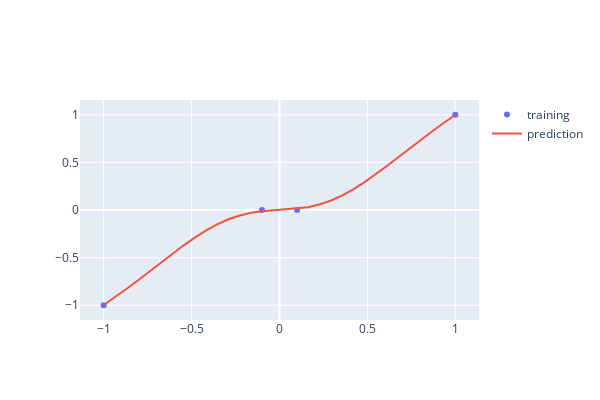
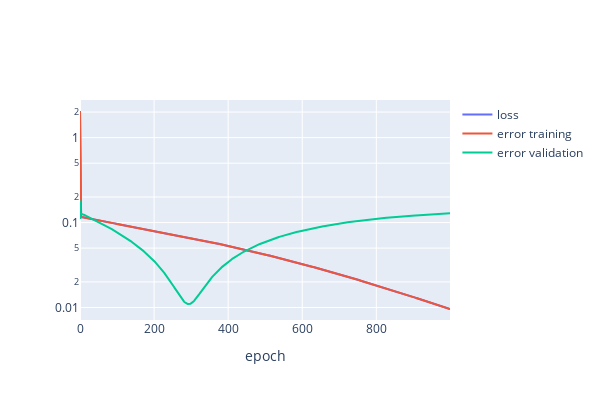

Here is the notebook cell these charts were saved with, in order:
### Code cell
dnn_val = keras.models.Sequential()
dnn_val.add(keras.layers.InputLayer(input_shape=1))
dnn_val.add(keras.layers.Dense(8, activation='tanh',
            kernel_initializer=tf.random_uniform_initializer(minval=-1.5, maxval=1.5)
            ))
dnn_val.add(keras.layers.Dense(1, activation="linear",
            kernel_initializer=tf.random_uniform_initializer(minval=-1.5, maxval=1.5)
            ))

n_epochs = 1000
metric_lr = np.zeros((n_epochs,))
initial_learning_rate = 0.1
final_learning_rate = 0.1
dnn_val.compile(loss='mse', optimizer=optimr, metrics=['mse','mae'])

history = dnn_val.fit(x_t, y_t,           
                  validation_data=(x_v,y_v),         
                  epochs=n_epochs,
                  batch_size=int(x_t.size),
                  callbacks = [lr_callback,print_dots()], 
                  verbose = 0)

fig = go.Figure()
fig.add_trace(go.Scatter(x=x_t, y=y_t, mode='markers', name='training'))
x_p = np.linspace(-1,1,32)
fig.add_trace(go.Scatter(x=x_p, mode='lines',                        
                         y=np.array(dnn_val.predict(x_p)).reshape((x_p.size,)),
                         name='prediction'))
fig.update_layout(height=400, width=600)
fig.show()

fig = go.Figure()
plot_history(fig, history)
fig.show()

### Figure 1 — Plotly figure (JSON) as saved in the notebook; plotly's stock layout.template omitted (floating-point values rounded to 4 significant figures)
{"data": [{"mode": "markers", "name": "training", "type": "scatter", "x": [-1, -0.1, 0.1, 1], "y": [-1, 0, 0, 1]}, {"mode": "lines", "name": "prediction", "type": "scatter", "x": [-1, -0.9355, -0.871, -0.8065, -0.7419, -0.6774, -0.6129, -0.5484, -0.4839, -0.4194, -0.3548, -0.2903, -0.2258, -0.1613, -0.09677, -0.03226, 0.03226, 0.09677, 0.1613, 0.2258, 0.2903, 0.3548, 0.4194, 0.4839, 0.5484, 0.6129, 0.6774, 0.7419, 0.8065, 0.871, 0.9355, 1], "y": [-0.9979, -0.9158, -0.8297, -0.7404, -0.6489, -0.5564, -0.4648, -0.3761, -0.2926, -0.2168, -0.1511, -0.09752, -0.05707, -0.02945, -0.01274, -0.00338, 0.00338, 0.01274, 0.02945, 0.05707, 0.09752, 0.1511, 0.2168, 0.2926, 0.3761, 0.4648, 0.5564, 0.6489, 0.7404, 0.8297, 0.9158, 0.9979]}], "layout": {"height": 400, "width": 600}}

### Figure 2 — Plotly figure (JSON) as saved in the notebook; plotly's stock layout.template omitted (floating-point values rounded to 4 significant figures; data arrays with more than 128 entries replaced by an {"elided": "..."} marker saying what was removed)
{"data": [{"name": "loss", "type": "scatter", "y": {"elided": "1000 float values"}}, {"name": "error training", "type": "scatter", "y": {"elided": "1000 float values"}}, {"name": "error validation", "type": "scatter", "y": {"elided": "1000 float values"}}], "layout": {"height": 400, "width": 600, "xaxis": {"title": {"text": "epoch"}}, "yaxis": {"type": "log"}}}
